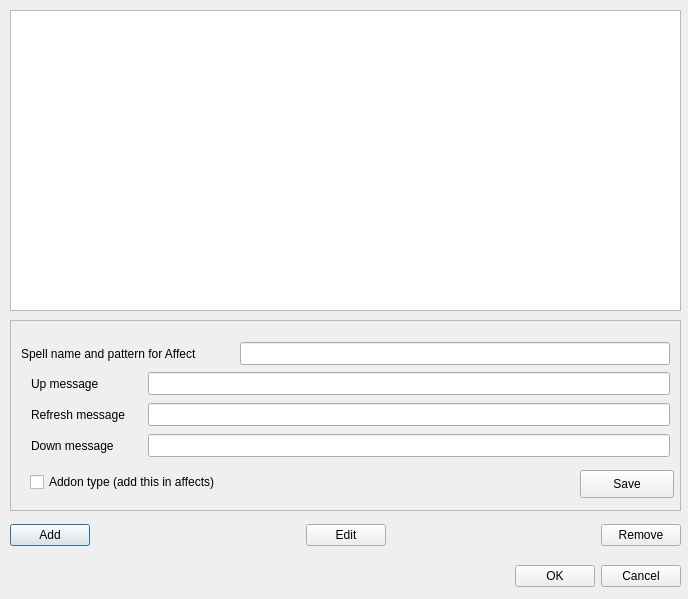
<ui version="4.0" >
 <author></author>
 <comment></comment>
 <exportmacro></exportmacro>
 <class>SpellsDialog</class>
 <widget class="QDialog" name="SpellsDialog" >
  <property name="geometry" >
   <rect>
    <x>0</x>
    <y>0</y>
    <width>688</width>
    <height>599</height>
   </rect>
  </property>
  <property name="minimumSize" >
   <size>
    <width>688</width>
    <height>599</height>
   </size>
  </property>
  <property name="maximumSize" >
   <size>
    <width>688</width>
    <height>599</height>
   </size>
  </property>
  <property name="windowTitle" >
   <string>Pattern Editor</string>
  </property>
  <widget class="QWidget" name="layoutWidget" >
   <property name="geometry" >
    <rect>
     <x>10</x>
     <y>520</y>
     <width>671</width>
     <height>31</height>
    </rect>
   </property>
   <layout class="QHBoxLayout" >
    <property name="margin" >
     <number>0</number>
    </property>
    <property name="spacing" >
     <number>6</number>
    </property>
    <item>
     <widget class="QPushButton" name="pushButton_add" >
      <property name="text" >
       <string>Add</string>
      </property>
     </widget>
    </item>
    <item>
     <spacer>
      <property name="orientation" >
       <enum>Qt::Horizontal</enum>
      </property>
      <property name="sizeHint" >
       <size>
        <width>40</width>
        <height>20</height>
       </size>
      </property>
     </spacer>
    </item>
    <item>
     <widget class="QPushButton" name="pushButton_edit" >
      <property name="text" >
       <string>Edit</string>
      </property>
     </widget>
    </item>
    <item>
     <spacer>
      <property name="orientation" >
       <enum>Qt::Horizontal</enum>
      </property>
      <property name="sizeHint" >
       <size>
        <width>40</width>
        <height>20</height>
       </size>
      </property>
     </spacer>
    </item>
    <item>
     <widget class="QPushButton" name="pushButton_remove" >
      <property name="text" >
       <string>Remove</string>
      </property>
     </widget>
    </item>
   </layout>
  </widget>
  <widget class="QWidget" name="layoutWidget_2" >
   <property name="geometry" >
    <rect>
     <x>330</x>
     <y>560</y>
     <width>351</width>
     <height>33</height>
    </rect>
   </property>
   <layout class="QHBoxLayout" >
    <property name="margin" >
     <number>0</number>
    </property>
    <property name="spacing" >
     <number>6</number>
    </property>
    <item>
     <spacer>
      <property name="orientation" >
       <enum>Qt::Horizontal</enum>
      </property>
      <property name="sizeHint" >
       <size>
        <width>131</width>
        <height>31</height>
       </size>
      </property>
     </spacer>
    </item>
    <item>
     <widget class="QPushButton" name="okButton" >
      <property name="text" >
       <string>OK</string>
      </property>
     </widget>
    </item>
    <item>
     <widget class="QPushButton" name="cancelButton" >
      <property name="text" >
       <string>Cancel</string>
      </property>
     </widget>
    </item>
   </layout>
  </widget>
  <widget class="QListWidget" name="listWidget" >
   <property name="geometry" >
    <rect>
     <x>10</x>
     <y>10</y>
     <width>671</width>
     <height>301</height>
    </rect>
   </property>
  </widget>
  <widget class="QFrame" name="frame" >
   <property name="geometry" >
    <rect>
     <x>10</x>
     <y>320</y>
     <width>671</width>
     <height>191</height>
    </rect>
   </property>
   <property name="frameShape" >
    <enum>QFrame::StyledPanel</enum>
   </property>
   <property name="frameShadow" >
    <enum>QFrame::Raised</enum>
   </property>
   <widget class="QPushButton" name="pushButton_save" >
    <property name="geometry" >
     <rect>
      <x>570</x>
      <y>150</y>
      <width>94</width>
      <height>28</height>
     </rect>
    </property>
    <property name="text" >
     <string>Save</string>
    </property>
   </widget>
   <widget class="QLabel" name="label_2" >
    <property name="geometry" >
     <rect>
      <x>21</x>
      <y>51</y>
      <width>111</width>
      <height>25</height>
     </rect>
    </property>
    <property name="text" >
     <string>Up message</string>
    </property>
   </widget>
   <widget class="QLabel" name="label_3" >
    <property name="geometry" >
     <rect>
      <x>21</x>
      <y>82</y>
      <width>111</width>
      <height>25</height>
     </rect>
    </property>
    <property name="text" >
     <string>Refresh message</string>
    </property>
   </widget>
   <widget class="QLabel" name="label" >
    <property name="geometry" >
     <rect>
      <x>11</x>
      <y>21</y>
      <width>213</width>
      <height>25</height>
     </rect>
    </property>
    <property name="text" >
     <string>Spell name and pattern for Affect</string>
    </property>
   </widget>
   <widget class="QLabel" name="label_4" >
    <property name="geometry" >
     <rect>
      <x>21</x>
      <y>113</y>
      <width>111</width>
      <height>25</height>
     </rect>
    </property>
    <property name="text" >
     <string>Down message</string>
    </property>
   </widget>
   <widget class="QLineEdit" name="lineEdit_up_mes" >
    <property name="geometry" >
     <rect>
      <x>138</x>
      <y>52</y>
      <width>522</width>
      <height>23</height>
     </rect>
    </property>
   </widget>
   <widget class="QLineEdit" name="lineEdit_refresh_mes" >
    <property name="geometry" >
     <rect>
      <x>138</x>
      <y>83</y>
      <width>522</width>
      <height>23</height>
     </rect>
    </property>
   </widget>
   <widget class="QLineEdit" name="lineEdit_down_mes" >
    <property name="geometry" >
     <rect>
      <x>138</x>
      <y>114</y>
      <width>522</width>
      <height>23</height>
     </rect>
    </property>
   </widget>
   <widget class="QLineEdit" name="lineEdit_name" >
    <property name="geometry" >
     <rect>
      <x>230</x>
      <y>22</y>
      <width>430</width>
      <height>23</height>
     </rect>
    </property>
   </widget>
   <widget class="QCheckBox" name="checkBox_addon" >
    <property name="geometry" >
     <rect>
      <x>20</x>
      <y>150</y>
      <width>223</width>
      <height>24</height>
     </rect>
    </property>
    <property name="text" >
     <string>Addon type (add this in affects)</string>
    </property>
   </widget>
  </widget>
 </widget>
 <pixmapfunction></pixmapfunction>
 <tabstops>
  <tabstop>listWidget</tabstop>
  <tabstop>lineEdit_name</tabstop>
  <tabstop>lineEdit_up_mes</tabstop>
  <tabstop>lineEdit_refresh_mes</tabstop>
  <tabstop>lineEdit_down_mes</tabstop>
  <tabstop>checkBox_addon</tabstop>
  <tabstop>pushButton_save</tabstop>
  <tabstop>pushButton_add</tabstop>
  <tabstop>pushButton_edit</tabstop>
  <tabstop>pushButton_remove</tabstop>
  <tabstop>okButton</tabstop>
  <tabstop>cancelButton</tabstop>
 </tabstops>
 <resources/>
 <connections>
  <connection>
   <sender>okButton</sender>
   <signal>clicked()</signal>
   <receiver>SpellsDialog</receiver>
   <slot>accept()</slot>
   <hints>
    <hint type="sourcelabel" >
     <x>278</x>
     <y>253</y>
    </hint>
    <hint type="destinationlabel" >
     <x>96</x>
     <y>254</y>
    </hint>
   </hints>
  </connection>
  <connection>
   <sender>cancelButton</sender>
   <signal>clicked()</signal>
   <receiver>SpellsDialog</receiver>
   <slot>reject()</slot>
   <hints>
    <hint type="sourcelabel" >
     <x>369</x>
     <y>253</y>
    </hint>
    <hint type="destinationlabel" >
     <x>179</x>
     <y>282</y>
    </hint>
   </hints>
  </connection>
 </connections>
</ui>
